Frame 1 (no input): blank canvas, image omitted
Frame 60 (no input): blank canvas, image omitted
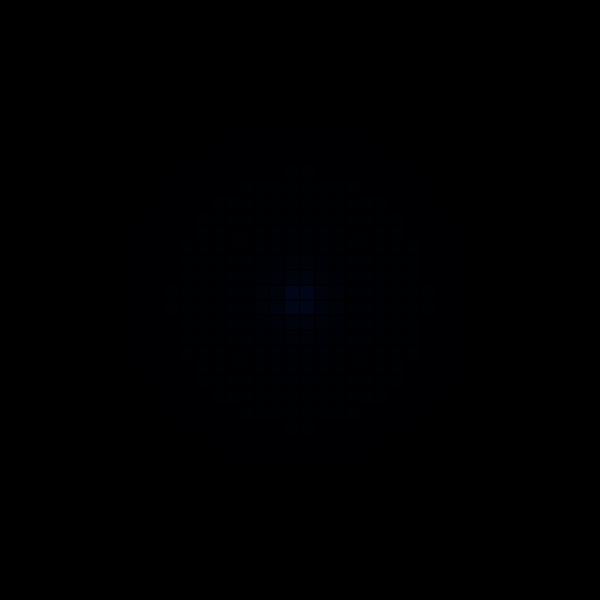
Frame 120 (the mouse pressed at the canvas centre since frame 60)

The p5.js sketch whose frames 1 and 60 were blank and that drew this single picture after the mouse press (run headless with seeded random() and noise() and a simulated clock; from frame 60 on, the mouse is pressed at the canvas centre):

// p5.js sketch
// ── sketch.js
var cells = [];
var cellW = 15;
var cellH = 15;
var nbCellW;
var nbCellH;

function setup() {
  createCanvas(600, 600);
  rectMode(CENTER);
  colorMode(HSB, 1);
  
  nbCellW = floor(width / cellW);
  nbCellH = floor(height / cellH);
  
  for (var i = 0; i < nbCellW*nbCellH; i ++) {
    cells.push(createVector(0, 0));
  }
}

function  draw() {
  var deltaMouse = createVector(mouseX - pmouseX, mouseY - pmouseY);
  for (var i = 0; i < nbCellW; i ++) {
    for (var j = 0; j < nbCellH; j ++) {
      var k = i+j*nbCellW;
      var x =  cellW * i + cellW/2;
      var y =  cellH * j + cellH/2;
      var d = Math.max(1, dist(mouseX, mouseY, x, y));
      
      deltaMouse.normalize();
      deltaMouse.mult(1/(d*30));
      cells[k].add(deltaMouse);
      cells[k].limit(10);
      
      var h = map(cells[k].heading(), -PI, PI, 0, 1);
      var b = min(cells[k].mag()*100, 10);
      fill(h, 1, b);
      
      rect(x, y, cellW, cellH);
      
      cells[k].mult(.98);
    }
  }
}
